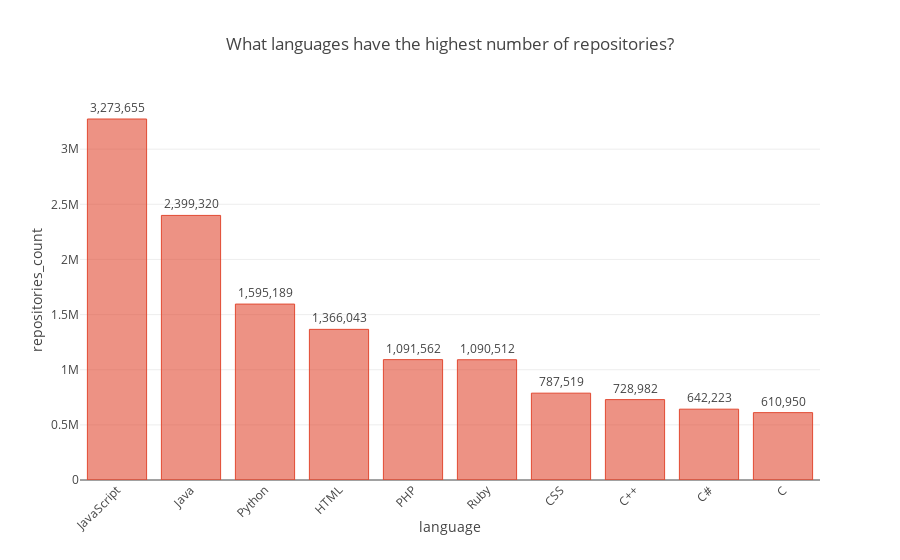

The notebook cell this image was saved under:
### Markdown cell above
### What languages have the highest number of repositories?
We first want to find the top 10 software ecosystems by finding the languages that have the largest number of repositories.

### Code cell
query = """
SELECT
    language,
    COUNT(*) AS repositories_count
FROM
    `bigquery-public-data.libraries_io.repositories`
WHERE 
    language <> ''
GROUP BY
    language
ORDER BY
    repositories_count DESC
LIMIT
    10;
        """

question = 'What languages have the highest number of repositories?'
response = run_query(query, question)
generate_chart(response, 'language', 'repositories_count', question)

### Figure 1 — Plotly figure (JSON) as saved in the notebook; plotly's stock layout.template omitted (floating-point values rounded to 4 significant figures)
{"data": [{"marker": {"color": "rgba(226, 74, 51, 0.6)", "line": {"color": "rgba(226, 74, 51, 1.0)", "width": 1}}, "name": "None", "orientation": "v", "text": ["3,273,655", "2,399,320", "1,595,189", "1,366,043", "1,091,562", "1,090,512", "787,519", "728,982", "642,223", "610,950"], "textposition": "outside", "type": "bar", "uid": "543cbe60-a752-44a1-8b38-0516d632c4fb", "x": ["JavaScript", "Java", "Python", "HTML", "PHP", "Ruby", "CSS", "C++", "C#", "C"], "y": [3273655, 2399320, 1595189, 1366043, 1091562, 1090512, 787519, 728982, 642223, 610950]}], "layout": {"title": "What languages have the highest number of repositories?", "xaxis": {"automargin": true, "tickangle": -45, "title": "language"}, "yaxis": {"automargin": true, "title": "repositories_count"}}}
